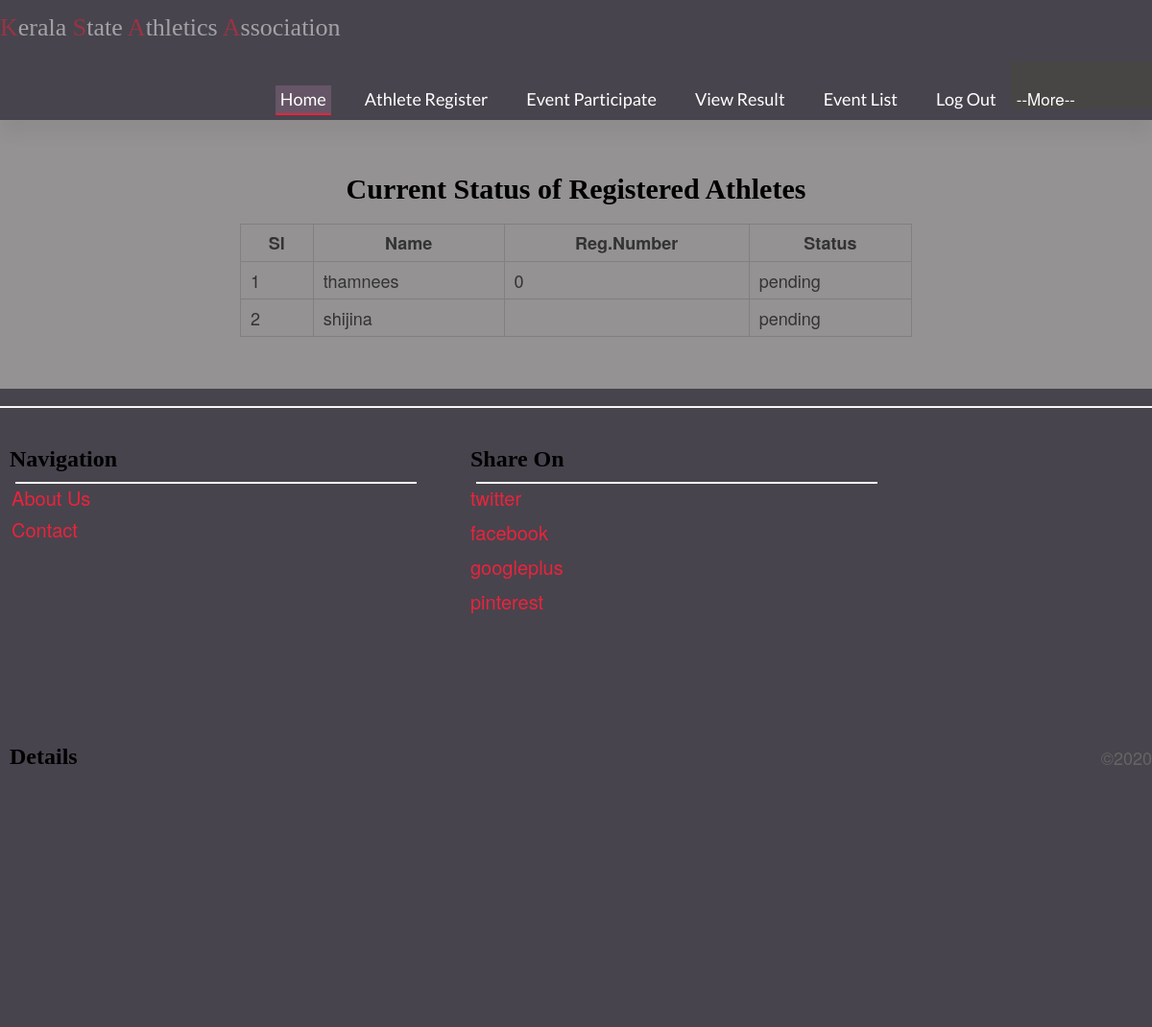
/athleteListclg.php (signed in), run on an earlier commit of the app's database.
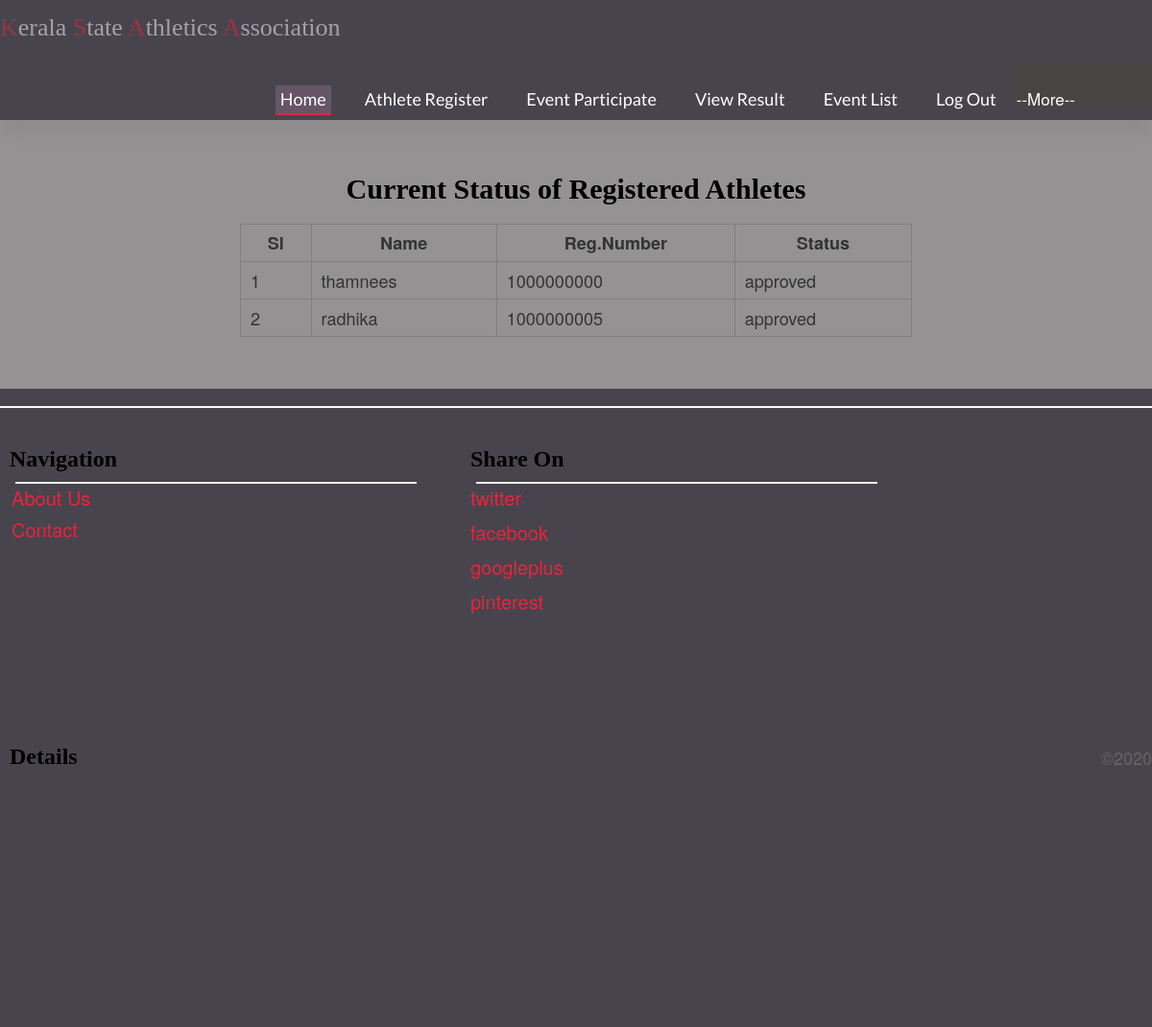
And on a later commit of the database.
### tables this page shows
CREATE TABLE `athlete_registration` (
  `ath_id` int(11) NOT NULL COMMENT 'athlete id',
  `name` varchar(25) DEFAULT NULL COMMENT 'name of athlete',
  `dob` date DEFAULT NULL COMMENT 'date of birth',
  `gender` varchar(7) DEFAULT NULL COMMENT 'gender of athlete',
  `email` varchar(30) DEFAULT NULL COMMENT 'email of athlete',
  `phone` int(11) DEFAULT NULL COMMENT 'athlete phone number',
  `father_name` varchar(30) DEFAULT NULL COMMENT 'name of father',
  `mother_name` varchar(30) DEFAULT NULL COMMENT 'name of mother',
  `dist` varchar(15) DEFAULT NULL COMMENT 'district',
  `address` varchar(50) DEFAULT NULL COMMENT 'address',
  `pin` int(11) DEFAULT NULL COMMENT 'pin number',
  `coach` varchar(30) DEFAULT NULL COMMENT 'name of coach',
  `blood` varchar(5) DEFAULT NULL COMMENT 'blood group',
  `aadhar` varbinary(30) DEFAULT NULL COMMENT 'aadhar number',
  `photo` varbinary(30) DEFAULT NULL COMMENT 'athlete photo',
  `regno` varchar(15) DEFAULT NULL COMMENT 'register number',
  `clgid` int(11) DEFAULT NULL COMMENT 'registered college id',
  `approve` varchar(10) DEFAULT NULL COMMENT 'spprove or not'
);

### athleteListclg.php (the view, shortened to what this page needs)
<!DOCTYPE html PUBLIC "-//W3C//DTD XHTML 1.0 Transitional//EN" "http://www.w3.org/TR/xhtml1/DTD/xhtml1-transitional.dtd">
<html xmlns="http://www.w3.org/1999/xhtml">
<head>
</head>
<?php
include("clg_header.php");
include("connection.php");
$clg_id=$_SESSION['lid'];
?>
<body style="font-size: 18px;">
  <center>
    <h1>Current Status of Registered Athletes</h1>
    <br>
<table width="700" border="1" cellspacing="0" cellpadding="10">
  <tr>
    <th>Sl</th>
    <th>Name</th>
    <th>Reg.Number</th>
    <th>Status</th>
  </tr>
 <?php
$rs=mysqli_query($con,"select athlete_registration.* from athlete_registration where clgid='$clg_id'");
$i=1;
while($row=mysqli_fetch_array($rs))
{
?>
  <tr>
    <td><?php echo $i?></td>
    <td><?php echo $row['name']?></td>
    <td><?php echo $row['regno']?></td>
    <td><?php echo $row['approve']?></td>
  </tr>
  <?php $i++; }?>
</table>
</center>
</body>
<?php include("clg_footer.php")?>
</html>

What changed in the data, as far as the page shows it:
no longer on this page (row edited): athlete_registration: name "shijina", approve "pending"
changed athlete_registration "thamnees": regno "0" → "1000000000"; approve "pending" → "approved"
added athlete_registration: name "radhika", regno "1000000005", approve "approved"
